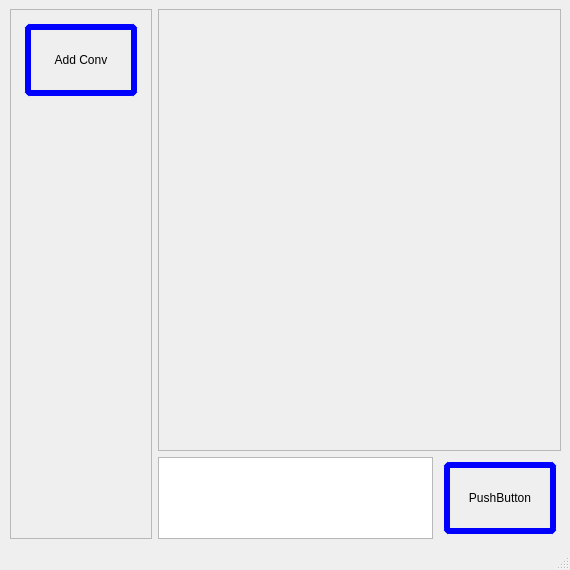
<?xml version="1.0" encoding="UTF-8"?>
<ui version="4.0">
 <class>MainWindow</class>
 <widget class="QMainWindow" name="MainWindow">
  <property name="geometry">
   <rect>
    <x>0</x>
    <y>0</y>
    <width>570</width>
    <height>570</height>
   </rect>
  </property>
  <property name="sizePolicy">
   <sizepolicy hsizetype="Minimum" vsizetype="Preferred">
    <horstretch>0</horstretch>
    <verstretch>0</verstretch>
   </sizepolicy>
  </property>
  <property name="minimumSize">
   <size>
    <width>0</width>
    <height>0</height>
   </size>
  </property>
  <property name="windowTitle">
   <string>MainWindow</string>
  </property>
  <property name="autoFillBackground">
   <bool>false</bool>
  </property>
  <property name="styleSheet">
   <string notr="true">QPushButton {
border-style: solid;
background-color: qlineargradient(x1: 0, y1: 0, x2: 0, y2: 1,
                                       stop: 0 #f6f7fa, stop: 1 #dadbde);
border-color: blue;
border-width: 6px;
border-radius: 6px;
color: black;
margin: 5px;
height: 60px;
width: 100px;
text-align: cetner;
}

QLineEdit {
	color: white;
}

QPushButton:hover {
	border-color: pink;
}</string>
  </property>
  <widget class="QWidget" name="centralwidget">
   <property name="sizePolicy">
    <sizepolicy hsizetype="Minimum" vsizetype="Preferred">
     <horstretch>1</horstretch>
     <verstretch>0</verstretch>
    </sizepolicy>
   </property>
   <property name="layoutDirection">
    <enum>Qt::LeftToRight</enum>
   </property>
   <layout class="QGridLayout" name="gridLayout">
    <property name="leftMargin">
     <number>10</number>
    </property>
    <item row="0" column="0">
     <widget class="QScrollArea" name="scrollArea">
      <property name="sizePolicy">
       <sizepolicy hsizetype="Preferred" vsizetype="Expanding">
        <horstretch>0</horstretch>
        <verstretch>0</verstretch>
       </sizepolicy>
      </property>
      <property name="horizontalScrollBarPolicy">
       <enum>Qt::ScrollBarAlwaysOff</enum>
      </property>
      <property name="widgetResizable">
       <bool>true</bool>
      </property>
      <widget class="QWidget" name="scrollAreaWidgetContents">
       <property name="geometry">
        <rect>
         <x>0</x>
         <y>0</y>
         <width>146</width>
         <height>480</height>
        </rect>
       </property>
       <layout class="QVBoxLayout" name="verticalLayout">
        <item>
         <widget class="QPushButton" name="AddConversation">
          <property name="cursor">
           <cursorShape>PointingHandCursor</cursorShape>
          </property>
          <property name="text">
           <string>Add Conv</string>
          </property>
         </widget>
        </item>
        <item>
         <spacer name="verticalSpacer">
          <property name="orientation">
           <enum>Qt::Vertical</enum>
          </property>
          <property name="sizeType">
           <enum>QSizePolicy::Expanding</enum>
          </property>
          <property name="sizeHint" stdset="0">
           <size>
            <width>20</width>
            <height>40</height>
           </size>
          </property>
         </spacer>
        </item>
       </layout>
      </widget>
     </widget>
    </item>
    <item row="0" column="1">
     <layout class="QVBoxLayout" name="mainContainerLayout">
      <item>
       <layout class="QVBoxLayout" name="MessageAreaLayout">
        <item>
         <widget class="QScrollArea" name="scrollMessageArea">
          <property name="widgetResizable">
           <bool>true</bool>
          </property>
          <widget class="QWidget" name="scrollAreaMessageLayout">
           <property name="geometry">
            <rect>
             <x>0</x>
             <y>0</y>
             <width>386</width>
             <height>382</height>
            </rect>
           </property>
           <layout class="QVBoxLayout" name="verticalLayout_3">
            <item>
             <spacer name="messageSpacer">
              <property name="orientation">
               <enum>Qt::Vertical</enum>
              </property>
              <property name="sizeHint" stdset="0">
               <size>
                <width>20</width>
                <height>568</height>
               </size>
              </property>
             </spacer>
            </item>
           </layout>
          </widget>
         </widget>
        </item>
       </layout>
      </item>
      <item>
       <layout class="QHBoxLayout" name="formLayout">
        <item>
         <widget class="QPlainTextEdit" name="MessageInput">
          <property name="sizePolicy">
           <sizepolicy hsizetype="Preferred" vsizetype="Maximum">
            <horstretch>0</horstretch>
            <verstretch>0</verstretch>
           </sizepolicy>
          </property>
         </widget>
        </item>
        <item>
         <widget class="QPushButton" name="SendMessageButton">
          <property name="sizePolicy">
           <sizepolicy hsizetype="Maximum" vsizetype="Maximum">
            <horstretch>0</horstretch>
            <verstretch>0</verstretch>
           </sizepolicy>
          </property>
          <property name="cursor">
           <cursorShape>PointingHandCursor</cursorShape>
          </property>
          <property name="text">
           <string>PushButton</string>
          </property>
         </widget>
        </item>
       </layout>
      </item>
     </layout>
    </item>
   </layout>
  </widget>
  <widget class="QMenuBar" name="menubar">
   <property name="geometry">
    <rect>
     <x>0</x>
     <y>0</y>
     <width>570</width>
     <height>37</height>
    </rect>
   </property>
  </widget>
  <widget class="QStatusBar" name="statusbar"/>
 </widget>
 <resources/>
 <connections/>
</ui>
